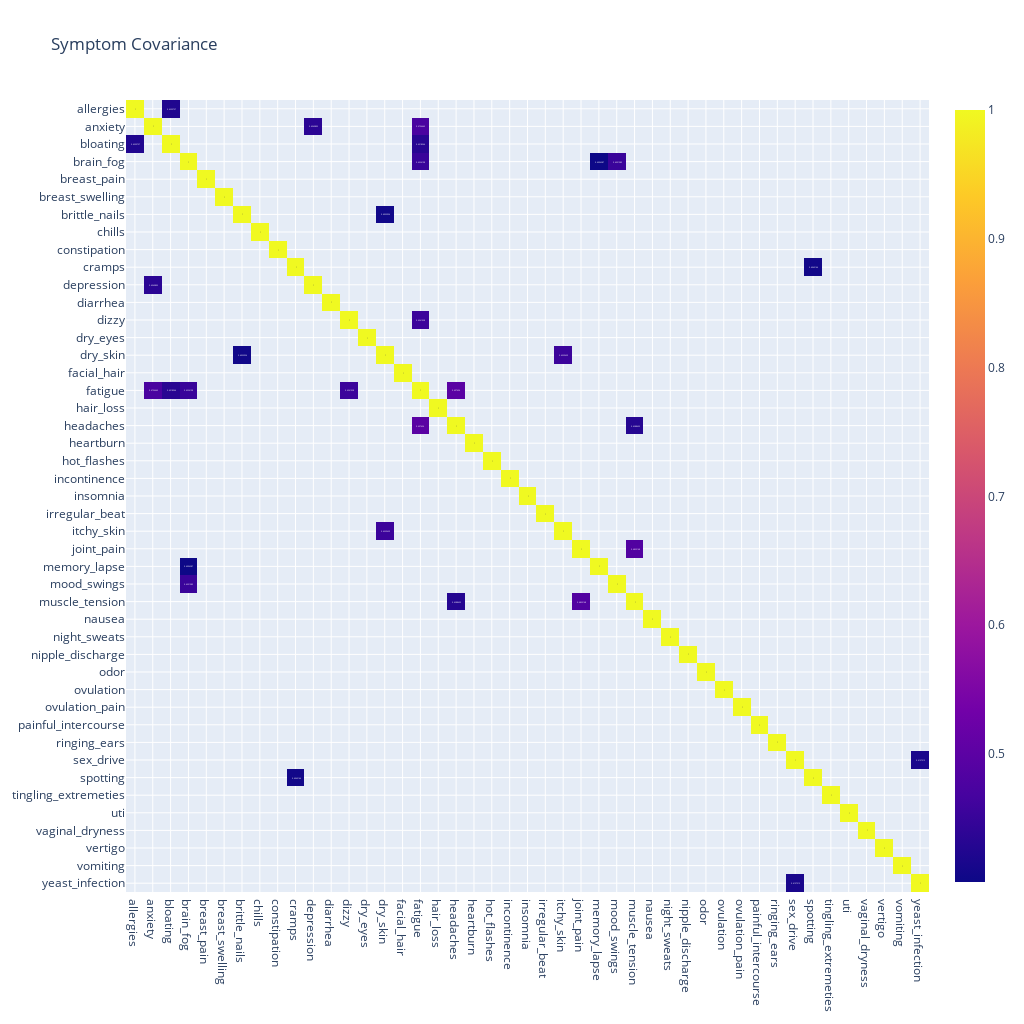

Notebook source saved alongside this figure:
### Markdown cell above
## Find pairs of symptoms with more than 80% corelation.

### Code cell
import pandas as pd
import plotly.express as px

th=0.4

fmatrix = cmatrix[cmatrix >= th]

# create the heatmap with the updated 'fmatrix'
fig = px.imshow(fmatrix,
                width=1024,
                height=1024,
                text_auto=True,
                aspect='auto',
                title='Symptom Covariance')
fig.show()

indexes = fmatrix.index.values
for s in symptoms:
    if s not in ['hot_flashes', 'night_sweats']:  # Exclude 'hot_flashes' and 'night_sweats' from iteration
        paired = fmatrix[s].dropna().index.values
        # We can go ahead and print it out.
        for p in paired:
            if not (s == p):
                print('{} - {} - {}'.format(s, p, fmatrix.loc[s][p]))

### Figure 1 — Plotly figure (JSON) as saved in the notebook; plotly's stock layout.template omitted (floating-point values rounded to 4 significant figures; data arrays with more than 128 entries replaced by an {"elided": "..."} marker saying what was removed)
{"data": [{"coloraxis": "coloraxis", "hovertemplate": "x: %{x}<br>y: %{y}<br>color: %{z}<extra></extra>", "name": "0", "texttemplate": "%{z}", "type": "heatmap", "x": ["allergies", "anxiety", "bloating", "brain_fog", "breast_pain", "breast_swelling", "brittle_nails", "chills", "constipation", "cramps", "depression", "diarrhea", "dizzy", "dry_eyes", "dry_skin", "facial_hair", "fatigue", "hair_loss", "headaches", "heartburn", "hot_flashes", "incontinence", "insomnia", "irregular_beat", "itchy_skin", "joint_pain", "memory_lapse", "mood_swings", "muscle_tension", "nausea", "night_sweats", "nipple_discharge", "odor", "ovulation", "ovulation_pain", "painful_intercourse", "ringing_ears", "sex_drive", "spotting", "tingling_extremeties", "uti", "vaginal_dryness", "vertigo", "vomiting", "yeast_infection"], "xaxis": "x", "y": ["allergies", "anxiety", "bloating", "brain_fog", "breast_pain", "breast_swelling", "brittle_nails", "chills", "constipation", "cramps", "depression", "diarrhea", "dizzy", "dry_eyes", "dry_skin", "facial_hair", "fatigue", "hair_loss", "headaches", "heartburn", "hot_flashes", "incontinence", "insomnia", "irregular_beat", "itchy_skin", "joint_pain", "memory_lapse", "mood_swings", "muscle_tension", "nausea", "night_sweats", "nipple_discharge", "odor", "ovulation", "ovulation_pain", "painful_intercourse", "ringing_ears", "sex_drive", "spotting", "tingling_extremeties", "uti", "vaginal_dryness", "vertigo", "vomiting", "yeast_infection"], "yaxis": "y", "z": {"elided": "45x45 float values"}}], "layout": {"coloraxis": {"colorscale": [[0, "#0d0887"], [0.1111, "#46039f"], [0.2222, "#7201a8"], [0.3333, "#9c179e"], [0.4444, "#bd3786"], [0.5556, "#d8576b"], [0.6667, "#ed7953"], [0.7778, "#fb9f3a"], [0.8889, "#fdca26"], [1, "#f0f921"]]}, "height": 1024, "title": {"text": "Symptom Covariance"}, "width": 1024, "xaxis": {"anchor": "y", "autorange": true, "domain": [0, 1], "range": [-0.5, 44.5], "type": "category"}, "yaxis": {"anchor": "x", "autorange": true, "domain": [0, 1], "range": [44.5, -0.5], "type": "category"}}}
